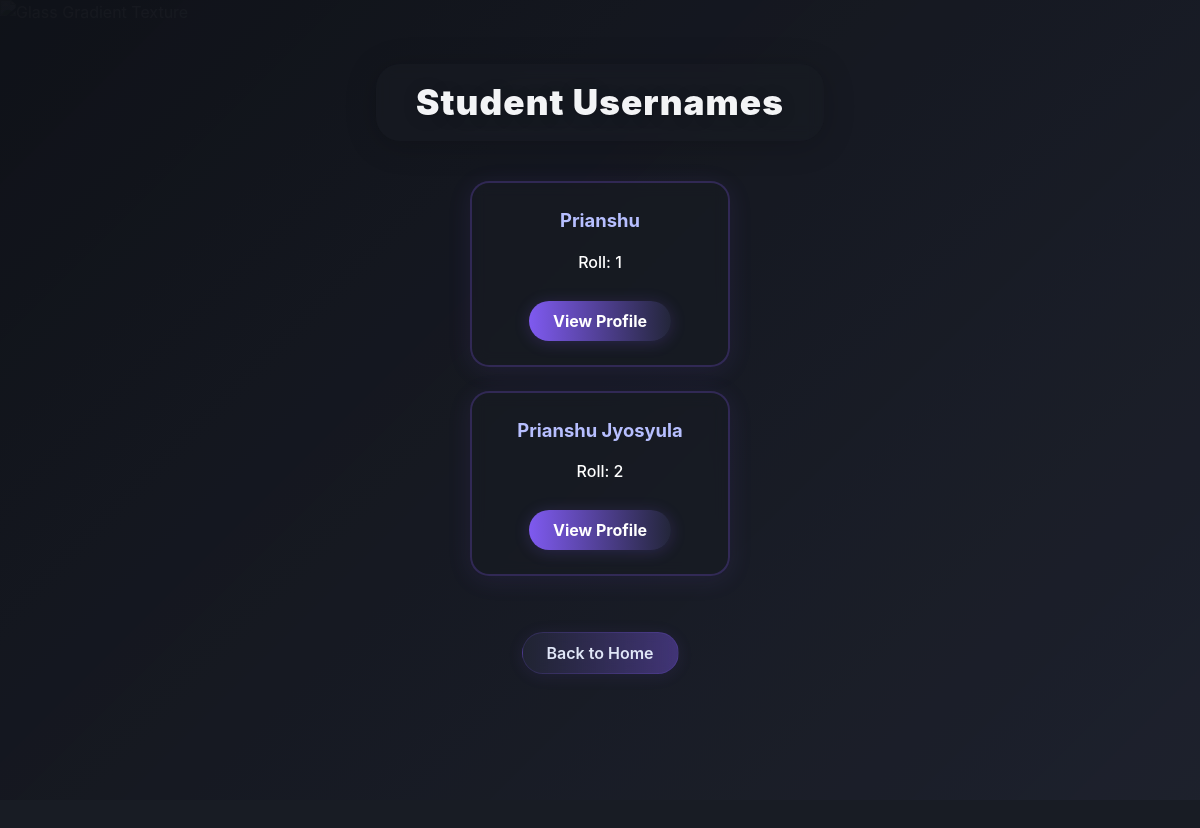
The page /admin/studentdetails (signed in) on the database its author committed.
### app/models.py (models this page shows)
class Profile(db.Model):
    __tablename__ = 'profiles'
    id = db.Column(db.Integer, primary_key=True)
    user_id = db.Column(db.Integer, db.ForeignKey('users.id'), unique=True)
    full_name = db.Column(db.String(120), nullable=False)
    parent_name = db.Column(db.String(120), nullable=False)
    parent_phone = db.Column(db.String(20), nullable=False)
    student_phone = db.Column(db.String(20), nullable=False)
    student_class = db.Column(db.String(20), nullable=False)
    school_name = db.Column(db.String(120), nullable=False)
    roll_number = db.Column(db.Integer, unique=True)
    last_seen_pdf_id = db.Column(db.Integer, default=0)
    last_seen_test_id = db.Column(db.Integer, default=0)
    last_seen_notification_id = db.Column(db.Integer, default=0)
    profile_pic = db.Column(db.String(256))
    pending_popup = db.Column(db.Text)  # One-time popup message for the student

### app/routes/admin.py (the view)
@admin_bp.route('/studentdetails')
@login_required
def studentdetails():
    if not current_user.is_admin:
        return redirect(url_for('student.home'))
    students = Profile.query.order_by(Profile.roll_number).all()
    return render_template('admin/studentdetails.html', students=students)

### app/__init__.py (called while the page is built)
def create_app():
    app = Flask(__name__)
    app.config.from_object(Config)
    db.init_app(app)
    login_manager.init_app(app)
    csrf.init_app(app)
    migrate.init_app(app, db)
    socketio.init_app(app)
    mail.init_app(app)
    from app.models import User
    @login_manager.user_loader
    def load_user(user_id):
        return User.query.get(int(user_id))
    from app.utils import assign_monthly_dues
    @app.before_request
    def before_any_request():
        assign_monthly_dues()
    from app.routes.student import student_bp
    from app.routes.admin import admin_bp
    from app.routes.main import main_bp
    app.register_blueprint(student_bp, url_prefix="/student")
    app.register_blueprint(admin_bp, url_prefix="/admin")
    app.register_blueprint(main_bp)
    return app

### app/templates/admin/studentdetails.html (shortened to what this page needs)
{% extends 'shared/base.html' %}
{% block content %}
<img src="https://images.unsplash.com/photo-1687618049680-3b334671044c?w=600&auto=format&fit=crop&q=60&ixlib=rb-4.1.0&ixid=M3wxMjA3fDB8MHxzZWFyY2h8MjB8fGdyYWRpZW50JTIwZ2xhc3N8ZW58MHx8MHx8fDA%3D" alt="Glass Gradient Texture" class="bg-texture" />
<div class="bg-glass-gradient"></div>
<div class="bg-overlay"></div>
<div class="w-full min-h-screen flex flex-col items-center justify-start py-8 px-2 relative" style="z-index:3;">
  <div class="classy-heading">
    <div class="classy-heading-bar">
      <span class="classy-heading-text">Student Usernames</span>
    </div>
  </div>
  <div class="students-grid">
    {% for student in students %}
    <div class="student-card">
      <div class="student-name">{{ student.full_name }}</div>
      <div class="student-roll">Roll: {{ student.roll_number }}</div>
      <a href="{{ url_for('admin.student_profile', student_id=student.id) }}" class="view-btn">View Profile</a>
    </div>
    {% else %}
    <div class="student-card text-center">No students found.</div>
    {% endfor %}
  </div>
  <div class="mt-6 text-center">
    <a href="{{ url_for('admin.home1') }}" class="back-btn-glass">Back to Home</a>
  </div>
</div>
{% endblock %}

### app/templates/shared/base.html (style rules this page uses)
html, body { background-color: #1f2937 !important; min-height: 100vh; }

### app/templates/admin/studentdetails.html (style rules this page uses)
body, html { background: #181c24 !important; font-family: 'Inter', 'Segoe UI', Arial, sans-serif; }
.bg-texture { position: fixed; inset: 0; width: 100vw; height: 100vh; z-index: 0; object-fit: cover; object-position: center; opacity: 0.22; filter: blur(0.5px); }
.bg-glass-gradient { position: fixed; inset: 0; width: 100vw; height: 100vh; z-index: 1; background: linear-gradient(135deg, rgba(10,12,18,0.85) 0%, rgba(36,40,56,0.7) 100%); pointer-events: none; }
.bg-overlay { position: fixed; inset: 0; width: 100vw; height: 100vh; z-index: 2; background: rgba(24,28,36,0.3); pointer-events: none; }
.classy-heading { position: relative; z-index: 3; display: flex; justify-content: center; align-items: center; margin-bottom: 2.5rem; }
.classy-heading-bar { background: rgba(24,28,36,0.55); backdrop-filter: blur(8px); border-radius: 1.5rem; padding: 1.2rem 2.5rem; box-shadow: 0 4px 32px 0 rgba(0,0,0,0.18); display: inline-block; }
.classy-heading-text { font-size: 2.2rem; font-weight: 900; letter-spacing: 0.03em; color: #f3f4f6; font-family: 'Inter', 'Segoe UI', Arial, sans-serif; text-align: center; text-shadow: 0 2px 16px rgba(0,0,0,0.18), 0 1px 2px rgba(0,0,0,0.10); line-height: 1.1; }
.students-grid { display: grid; grid-template-columns: repeat(auto-fit, minmax(260px, 1fr)); gap: 1.5rem; margin-bottom: 2em; z-index: 3; }
.student-card { background: rgba(24,28,36,0.55); border-radius: 1.2rem; box-shadow: 0 4px 24px 0 rgba(127,90,240,0.10); border: 2px solid rgba(127,90,240,0.25); backdrop-filter: blur(8px); padding: 1.5rem 1.2rem; color: #e0e6f7; display: flex; flex-direction: column; align-items: center; gap: 0.7rem; transition: box-shadow 0.2s, border 0.2s; }
.student-card .student-name { font-size: 1.15em; font-weight: 700; color: #b7bfff; margin-bottom: 0.2em; text-align: center; }
.student-card .student-roll { font-size: 1em; color: #fff; font-weight: 500; margin-bottom: 0.5em; text-align: center; }
.student-card .view-btn { background: linear-gradient(90deg, #7f5af0 0%, #23263a 100%); color: #fff; border: none; border-radius: 9999px; font-weight: 700; font-size: 1em; padding: 0.5em 1.5em; margin-top: 0.5em; box-shadow: 0 2px 16px 0 #7f5af033; transition: background 0.2s, box-shadow 0.2s; text-align: center; min-width: 90px; display: inline-block; }
.back-btn-glass { display: inline-block; padding: 0.5rem 1.5rem; font-size: 1rem; font-weight: 600; color: #e0e6f7; background: linear-gradient(90deg, rgba(36,40,56,0.7) 0%, rgba(127,90,240,0.4) 100%); border-radius: 9999px; box-shadow: 0 2px 16px 0 rgba(127,90,240,0.10); border: 1.5px solid rgba(127,90,240,0.18); backdrop-filter: blur(6px); transition: background 0.2s, box-shadow 0.2s, color 0.2s; margin: 0 auto; text-align: center; min-width: 90px; }

### rows shown on the page
Profile: full_name "Prianshu", roll_number "1"
Profile: full_name "Prianshu Jyosyula", roll_number "2"
